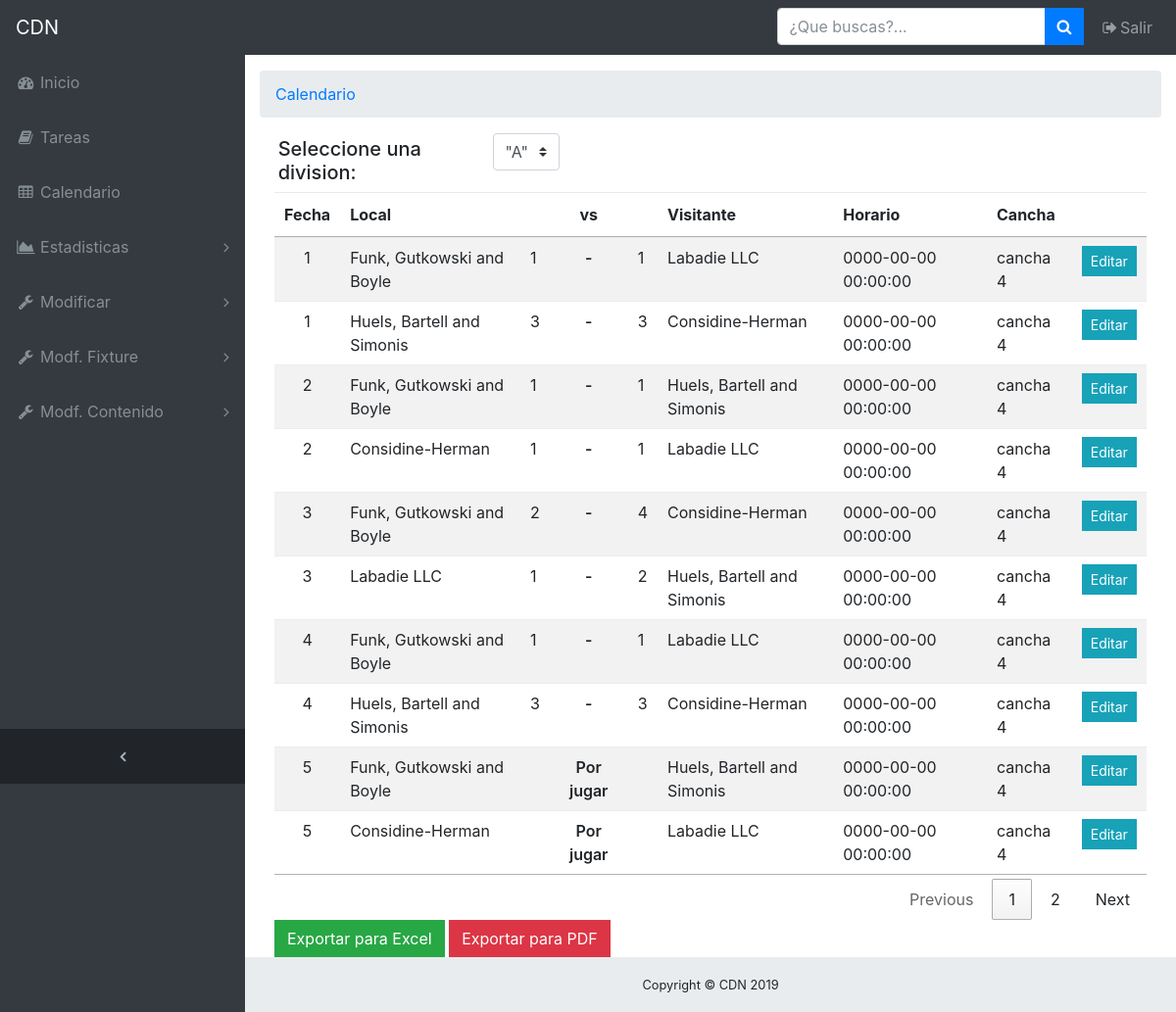
Screenshot of /Back/calendario.php (signed in) with the database file from the repository.
### tables this page shows
CREATE TABLE `tblfechasnew` (
  `id` int(11) NOT NULL,
  `fecha` int(11) NOT NULL,
  `id_equipo_loc` int(11) NOT NULL,
  `id_equipo_vis` int(11) NOT NULL,
  `id_campeonato` int(11) NOT NULL,
  `id_temporada` int(11) NOT NULL
);

CREATE TABLE `tblequipos` (
  `id` int(11) NOT NULL,
  `nombre` varchar(100) NOT NULL,
  `fecha_inscripcion` date NOT NULL,
  `activo` bit(1) NOT NULL,
  `fecha_baja` date NOT NULL,
  `id_campeonato` int(11) NOT NULL
);

CREATE TABLE `tblfixture` (
  `id` int(11) NOT NULL,
  `id_fecha` int(11) NOT NULL,
  `goles_local` int(11) DEFAULT NULL,
  `goles_visita` int(11) DEFAULT NULL,
  `id_cancha` int(11) NOT NULL,
  `id_arbitro` int(11) DEFAULT NULL,
  `id_arbitro_linea1` int(11) DEFAULT NULL,
  `id_arbitro_linea2` int(11) DEFAULT NULL,
  `horario` datetime NOT NULL
);

CREATE TABLE `tblcanchas` (
  `id` int(11) NOT NULL,
  `nombre` varchar(50) NOT NULL,
  `observacion` text NOT NULL
);

### Back/calendario.php (the view, shortened to what this page needs)
<!DOCTYPE html>
<html lang="en">
<head>
    <link href="vendor/bootstrap/css/bootstrap.min.css" rel="stylesheet">
    <link href="vendor/font-awesome/css/font-awesome.min.css" rel="stylesheet" type="text/css">
    <link href="css/sb-admin.css" rel="stylesheet">
    <link rel="stylesheet" href="https://cdn.datatables.net/1.10.19/css/jquery.dataTables.min.css">
</head>
<body class="fixed-nav sticky-footer bg-dark" id="page-top">
    <?php include('nav.php'); ?>
    <div class="content-wrapper">
        <div class="container-fluid">
            <ol class="breadcrumb">
                <li class="breadcrumb-item">
                    <a href="calendario.php">Calendario</a>
                </li>
            </ol>
            <div class="row">
                <div class="col-3">
                    <h5 style="margin-left: 9%;margin-top: 2%;">Seleccione una division: </h5>
                </div>
                <div class="col-3">
                    <div class="nav-item">
                        <select class="custom-select custom-select-lg mb-3" name="dropdownDivision">
                            <option value=1>"A"</option>
                        </select>
                    </div>
                </div>
            </div>
            <div class="row">
                <div class="col-12">
                    <div class="container">
                        <div class="table-wrapper">
                            <?php
                            $mysqli = new mysqli('localhost', 'root', '', 'cdn') or die(mysqli_error($mysqli));
                            $result = $mysqli->query(
                            " SELECT tblfixture.id AS idFixture, v.id , v.Fecha , uv.nombre As Local , up.nombre As Visita, tblfixture.horario,v.id_equipo_loc AS idLocal,
                            v.id_equipo_vis AS idVisita,
                            CASE
                                WHEN ISNULL(tblfixture.goles_local) THEN ''
                                ELSE tblfixture.goles_local
                            END AS GL,
                             CASE
                                WHEN ISNULL(tblfixture.goles_visita) THEN ''
                                ELSE tblfixture.goles_visita
                            END AS GV,
                             tblcanchas.nombre As cancha
                            From tblfechasnew As v
                            Inner Join tblequipos As uv
                             On v.id_equipo_loc = uv.id
                            Inner Join tblequipos As up
                            On v.id_equipo_vis = up.id
                            Inner Join tblfixture
                             ON tblfixture.id_fecha = v.id
                             Inner Join tblcanchas
                             ON tblcanchas.id = tblfixture.id_cancha
                             ORDER BY v.Fecha ASC"
                            ) or die($mysqli->error);
                            ?>
                            <table class="table table-striped table-hover" id="calendario">
                                <thead>
                                    <tr>
                                        <th>Fecha</th>
                                        <th>Local</th>
                                        <th></th>
                                        <th style="text-align:center">vs</th>
                                        <th></th>
                                        <th>Visitante</th>
                                        <th>Horario</th>
                                        <th>Cancha</th>
                                        <th></th>
                                    </tr>
                                </thead>
                                <tbody id="fixture-table">
                                    <?php while ($row = $result->fetch_assoc()) : ?>
                                        <tr>
                                            <td style="text-align:center"><?php echo $row['Fecha']; ?></td>
                                            <td><?php echo $row['Local']; ?></td>
                                            <td><?php echo $row['GL']; ?></td>
                                            <td style="text-align:center;font-weight: 600;"> <?php if($row['GL'] == ""){ echo "Por jugar";} else echo "-";  ?> </td>
                                            <td><?php echo $row['GV']; ?></td>
                                            <td><?php echo $row['Visita']; ?></td>
                                            <td><?php echo $row['horario']; ?></td>
                                            <td><?php echo $row['cancha']; ?></td>
                                            <td><a href="#edit_<?php echo $row['idFixture']; ?>" class="btn btn-info btn-sm" data-toggle="modal"><span class="glyphicon glyphicon-edit"></span> Editar</a></td>
                                        </tr>
                                    <?php endwhile ?>
                                </tbody>
                            </table>
                            <button onclick="exportDataExcelTodo()" class="btn btn-success">Exportar para Excel</button>
                            <button onclick="exportDataTodo()" class="btn btn-danger">Exportar para PDF</button>
                        </div>
                    </div>
                </div>
                <footer class="sticky-footer">
                    <div class="container">
                        <div class="text-center">
                            <small>Copyright © CDN 2019</small>
                        </div>
                    </div>
                </footer>
            </div>
</body>
</html>

### Back/css/sb-admin.css (style rules this page uses)
html { position: relative; min-height: 100%; }
body { overflow-x: hidden; }
body.sticky-footer { margin-bottom: 56px; }
body.sticky-footer .content-wrapper { min-height: calc(100vh - 56px - 56px); }
body.fixed-nav { padding-top: 56px; }
.content-wrapper { min-height: calc(100vh - 56px); padding-top: 1rem; }
.btn { border-radius:0rem; }
.content-wrapper { overflow-x: hidden; background: white; }
@media (min-width: 992px) { .content-wrapper { margin-left: 250px; } }
footer.sticky-footer { position: absolute; right: 0; bottom: 0; width: 100%; height: 56px; background-color: #e9ecef; line-height: 55px; }
@media (min-width: 992px) { footer.sticky-footer { width: calc(100% - 250px); } }

### rows the page displays
tblfechasnew: fecha "1", id_equipo_loc.nombre "Funk, Gutkowski and Boyle", GL "1", GV "1", id_equipo_vis.nombre "Labadie LLC", tblfixture.horario "0000-00-00 00:00:00", tblcanchas.nombre "cancha 4"
tblfechasnew: fecha "1", id_equipo_loc.nombre "Huels, Bartell and Simonis", GL "3", GV "3", id_equipo_vis.nombre "Considine-Herman", tblfixture.horario "0000-00-00 00:00:00", tblcanchas.nombre "cancha 4"
tblfechasnew: fecha "2", id_equipo_loc.nombre "Funk, Gutkowski and Boyle", GL "1", GV "1", id_equipo_vis.nombre "Huels, Bartell and Simonis", tblfixture.horario "0000-00-00 00:00:00", tblcanchas.nombre "cancha 4"
tblfechasnew: fecha "2", id_equipo_loc.nombre "Considine-Herman", GL "1", GV "1", id_equipo_vis.nombre "Labadie LLC", tblfixture.horario "0000-00-00 00:00:00", tblcanchas.nombre "cancha 4"
tblfechasnew: fecha "3", id_equipo_loc.nombre "Funk, Gutkowski and Boyle", GL "2", GV "4", id_equipo_vis.nombre "Considine-Herman", tblfixture.horario "0000-00-00 00:00:00", tblcanchas.nombre "cancha 4"
tblfechasnew: fecha "3", id_equipo_loc.nombre "Labadie LLC", GL "1", GV "2", id_equipo_vis.nombre "Huels, Bartell and Simonis", tblfixture.horario "0000-00-00 00:00:00", tblcanchas.nombre "cancha 4"
tblfechasnew: fecha "4", id_equipo_loc.nombre "Funk, Gutkowski and Boyle", GL "1", GV "1", id_equipo_vis.nombre "Labadie LLC", tblfixture.horario "0000-00-00 00:00:00", tblcanchas.nombre "cancha 4"
tblfechasnew: fecha "4", id_equipo_loc.nombre "Huels, Bartell and Simonis", GL "3", GV "3", id_equipo_vis.nombre "Considine-Herman", tblfixture.horario "0000-00-00 00:00:00", tblcanchas.nombre "cancha 4"
tblfechasnew: fecha "5", id_equipo_loc.nombre "Funk, Gutkowski and Boyle", shows "Por jugar", id_equipo_vis.nombre "Huels, Bartell and Simonis", tblfixture.horario "0000-00-00 00:00:00", tblcanchas.nombre "cancha 4"
tblfechasnew: fecha "5", id_equipo_loc.nombre "Considine-Herman", shows "Por jugar", id_equipo_vis.nombre "Labadie LLC", tblfixture.horario "0000-00-00 00:00:00", tblcanchas.nombre "cancha 4"
